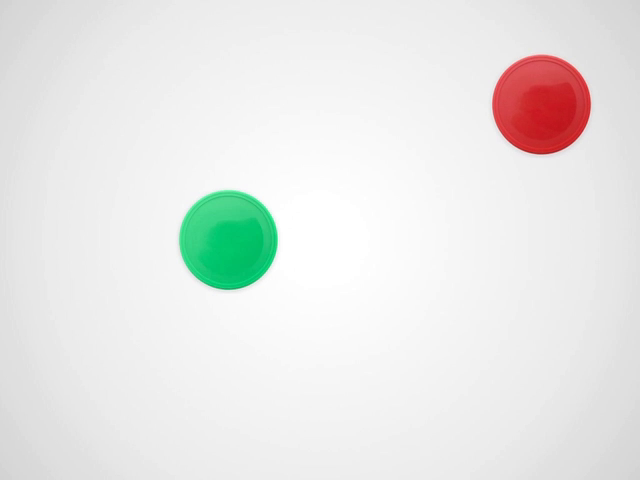
#> input picture frame 144 of movimentacao-de-objetos-480.mov, 640 x 480 px
$ python distancia_entre_objetos.py
#> lines starting #> are read from the running program, lines starting #| are printed output that depends on the picture; after the words box and inside, x2 and y2 are one past the last pixel; in counts of white or black regions, pixels touching at a corner belong together
import cv2
import numpy as np

video = cv2.VideoCapture("movimentacao-de-objetos-480.mov")
#video = cv2.VideoCapture(0)

while True:

    ret, frame = video.read()
#> frame is the input picture: shape (480, 640, 3); mean B, G, R 230.5, 232.5, 232

    cinza = cv2.cvtColor(frame,cv2.COLOR_BGR2GRAY)
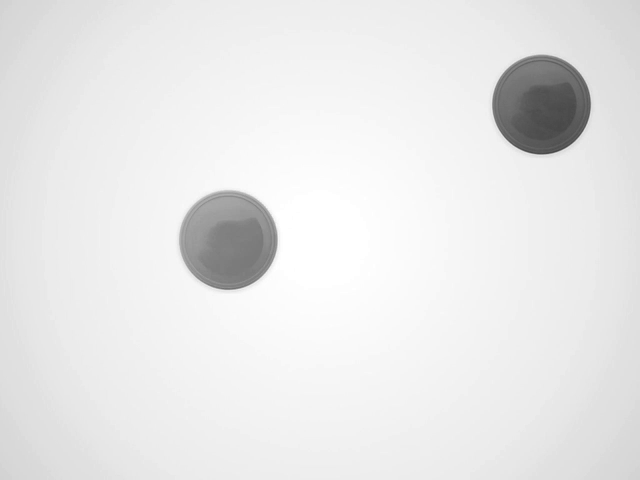
#> cinza: shape (480, 640); min 71, max 255, mean 232.1

    ret, imagemBin = cv2.threshold(cinza,180,255,cv2.THRESH_BINARY_INV)
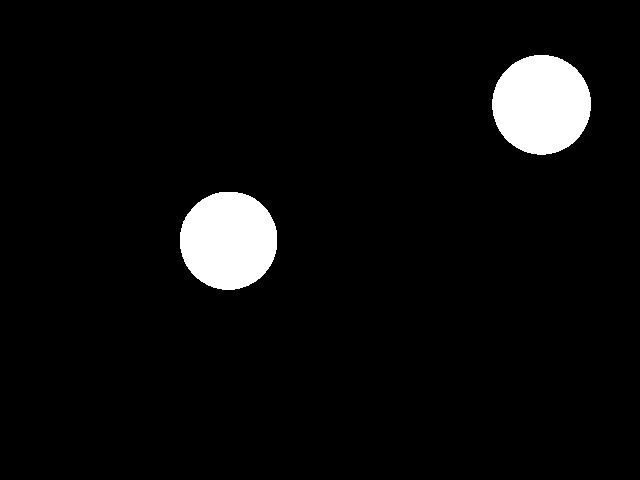
#> imagemBin: shape (480, 640); 5% white; 2 white regions

    contornos, __ = cv2.findContours(imagemBin,cv2.RETR_TREE,cv2.CHAIN_APPROX_SIMPLE)
#> contornos = 2 contours; box (x1, y1, x2, y2) and area: (492, 55, 591, 155) 7602, (180, 192, 277, 290) 7404

    if len(contornos) == 2:

        momentos1 = cv2.moments(contornos[0])
#> momentos1 = moments, m00 7404.5, centre m10/m00, m01/m00 = (228.2, 240.2)

        x1 = int(momentos1["m10"]/momentos1["m00"])
#> x1 = 228
        y1 = int(momentos1["m01"]/momentos1["m00"])
#> y1 = 240

        cv2.circle(frame,(x1,y1),3,(255,0,0),-1)
#> frame: shape (480, 640, 3); 0.01% of pixels changed, all inside (x1, y1, x2, y2) = (225, 237, 232, 244)

        momentos2 = cv2.moments(contornos[1])
#> momentos2 = moments, m00 7601.5, centre m10/m00, m01/m00 = (541.1, 104.2)

        x2 = int(momentos2["m10"]/momentos2["m00"])
#> x2 = 541
        y2 = int(momentos2["m01"]/momentos2["m00"])
#> y2 = 104

        cv2.circle(frame,(x2,y2),3,(255,0,0),-1)
#> frame: shape (480, 640, 3); mean B, G, R 230.5, 232.5, 232

        distancia = int(np.sqrt(((x2-x1)**2)+((y2-y1)**2)))
#> distancia = 341
        print(distancia)
#| 341

        posx = int((x1+x2)/2)
#> posx = 384
        posy = int((y1+y2)/2)
#> posy = 172

        fonte = cv2.FONT_HERSHEY_SIMPLEX

        cv2.line(frame,(x1,y1),(x2,y2),(0,0,255),2)

        cv2.putText(frame,str(distancia),(posx,posy),fonte,0.5,(0,0,0),2,cv2.LINE_AA)
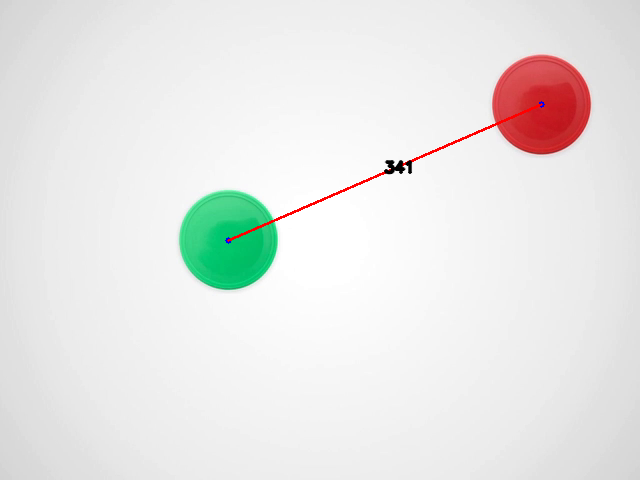
#> frame: shape (480, 640, 3); mean B, G, R 229.8, 231.7, 231.9


    cv2.imshow('frame',frame)
    cv2.imshow('imagemBin',imagemBin)

    if cv2.waitKey(1) & 0xFF == ord('q'):
#> (key q is pressed here)
        break

video.release()
cv2.destroyAllWindows()
